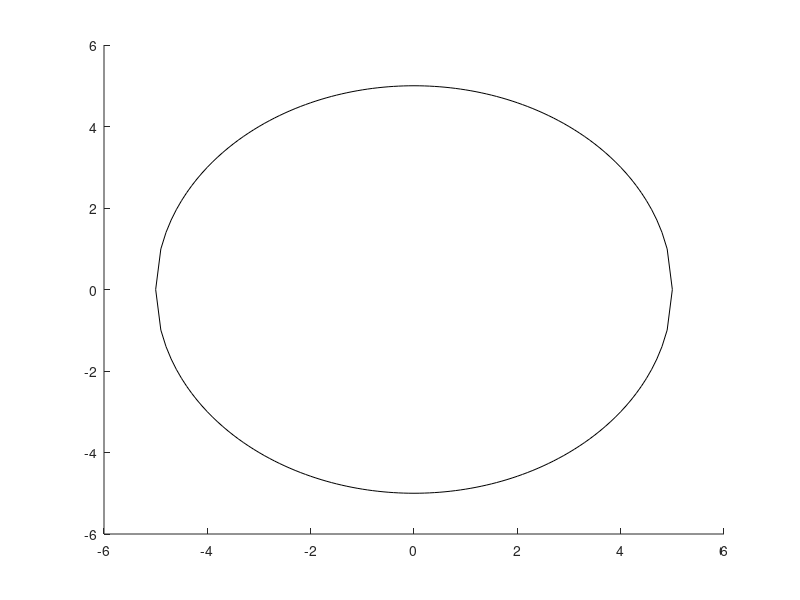

MATLAB code to generate this figure:
function [] = setup()
    hold on;
    x = -5:0.1:5;
    plot(x,  sqrt(25-x.^2), 'k');
    plot(x, -sqrt(25-x.^2), 'k');
    hold off;
end
